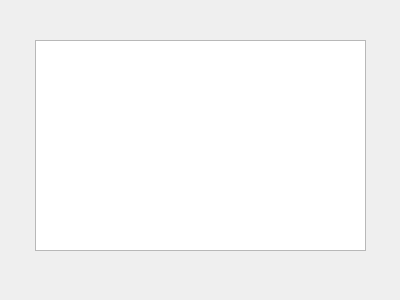
<?xml version="1.0" encoding="UTF-8"?>
<ui version="4.0">
 <class>Form</class>
 <widget class="QWidget" name="Form">
  <property name="geometry">
   <rect>
    <x>0</x>
    <y>0</y>
    <width>400</width>
    <height>300</height>
   </rect>
  </property>
  <property name="windowTitle">
   <string>Form</string>
  </property>
  <widget class="QTableWidget" name="tableWidget">
   <property name="geometry">
    <rect>
     <x>35</x>
     <y>40</y>
     <width>331</width>
     <height>211</height>
    </rect>
   </property>
  </widget>
 </widget>
 <resources/>
 <connections/>
</ui>
